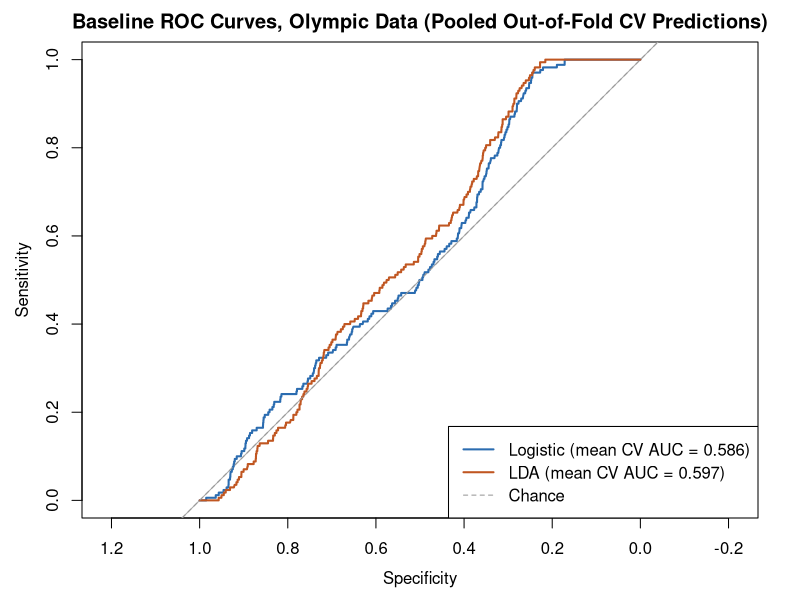

Generate this figure with R:
# Author: MG
# Baseline classifiers: logistic regression and LDA, Olympic only.
# Scored with repeated stratified k-fold CV (a range, not one train/test
# number) per Katie's feedback on the last report.

# Kept to 4 predictors: with only ~17 failures in the training fold, more
# than a handful risks badly overfitting (rule of thumb is ~10 events per
# predictor). World Cup has just 3 distinct failed stadiums total, too few
# to fold or score at all, so it's fit and described below but not CV-scored.

# Uses caret (cross-validation), pROC, and MASS (pulled in by caret for LDA).

library(tidyverse)
library(caret)
library(pROC)

set.seed(123)

predictors <- c("log_capacity_imp", "gdp_pct_rank_imp", "city_pop_pct_rank_imp", "new_build")

# ---- Olympic: CV-scored ----
ol <- read_csv("data/processed/olympic_model_split.csv", show_col_types = FALSE) |>
  mutate(white_elephant = factor(if_else(white_elephant, "yes", "no"),
                                 levels = c("no", "yes")),
         new_build = factor(new_build))

ol_train <- ol |> filter(set == "train") |>
  select(white_elephant, all_of(predictors)) |> drop_na()

cat("Olympic training rows used:", nrow(ol_train),
    "| failures:", sum(ol_train$white_elephant == "yes"), "\n\n")

ctrl <- trainControl(method = "repeatedcv", number = 5, repeats = 10,
                     classProbs = TRUE, summaryFunction = twoClassSummary,
                     savePredictions = "final")

fit_logit <- train(white_elephant ~ ., data = ol_train, method = "glm",
                   family = "binomial", trControl = ctrl, metric = "ROC")
fit_lda <- train(white_elephant ~ ., data = ol_train, method = "lda",
                 trControl = ctrl, metric = "ROC")

cat("== Olympic: Logistic regression, 5-fold CV x 10 repeats ==\n")
print(fit_logit$results)
cat("\n== Olympic: LDA, 5-fold CV x 10 repeats ==\n")
print(fit_lda$results)

cat("\nLogistic ROC across the 50 folds: min", round(min(fit_logit$resample$ROC), 3),
    "max", round(max(fit_logit$resample$ROC), 3),
    "mean", round(mean(fit_logit$resample$ROC), 3), "\n")
cat("LDA ROC across the 50 folds: min", round(min(fit_lda$resample$ROC), 3),
    "max", round(max(fit_lda$resample$ROC), 3),
    "mean", round(mean(fit_lda$resample$ROC), 3), "\n")

# Pooled out-of-fold probabilities re-cut at the threshold that balances
# sensitivity and specificity (Youden's J), instead of the default .5, since
# .5 calls almost everything "no" at a 3% failure rate.
best_cut <- function(pred_df) {
  roc_obj <- roc(pred_df$obs, pred_df$yes, levels = c("no", "yes"),
                 direction = "<", quiet = TRUE)
  coords(roc_obj, "best", best.method = "youden",
         ret = c("threshold", "sensitivity", "specificity"))
}

logit_cut <- best_cut(fit_logit$pred)
lda_cut   <- best_cut(fit_lda$pred)

cat("\nLogistic regression, Youden-optimal cutoff:", round(logit_cut$threshold, 3), "\n")
fit_logit$pred$pred_yj <- factor(if_else(fit_logit$pred$yes >= logit_cut$threshold, "yes", "no"),
                                 levels = c("no", "yes"))
print(confusionMatrix(fit_logit$pred$pred_yj, fit_logit$pred$obs, positive = "yes"))

cat("\nLDA, Youden-optimal cutoff:", round(lda_cut$threshold, 3), "\n")
fit_lda$pred$pred_yj <- factor(if_else(fit_lda$pred$yes >= lda_cut$threshold, "yes", "no"),
                               levels = c("no", "yes"))
print(confusionMatrix(fit_lda$pred$pred_yj, fit_lda$pred$obs, positive = "yes"))

# ---- World Cup: descriptive only, not CV-scored ----
wc <- read_csv("data/processed/worldcup_model_split.csv", show_col_types = FALSE) |>
  mutate(white_elephant = factor(if_else(white_elephant, "yes", "no"),
                                 levels = c("no", "yes")),
         new_build = factor(new_build))

wc_all <- wc |> select(white_elephant, all_of(predictors)) |> drop_na()

cat("\nWorld Cup rows used:", nrow(wc_all),
    "| failures:", sum(wc_all$white_elephant == "yes"), "\n\n")

wc_logit <- glm(white_elephant ~ ., data = wc_all, family = "binomial")
cat("== World Cup: Logistic regression, fit on all rows (descriptive only) ==\n")
print(summary(wc_logit))

cat("\nWorld Cup new_build vs failure crosstab (explains the huge new_build1 SE above):\n")
print(table(wc_all$new_build, wc_all$white_elephant))

# ROC curves for both baseline models, from the pooled out-of-fold CV
# predictions already computed above.

library(pROC)

roc_logit <- roc(fit_logit$pred$obs, fit_logit$pred$yes,
                 levels = c("no", "yes"), direction = "<", quiet = TRUE)
roc_lda   <- roc(fit_lda$pred$obs, fit_lda$pred$yes,
                 levels = c("no", "yes"), direction = "<", quiet = TRUE)

png("baseline_roc_curves.png", width = 1600, height = 1400, res = 200)
plot(roc_logit, col = "#2b6cb0", lwd = 2,
     main = "Baseline ROC Curves, Olympic Data (Pooled Out-of-Fold CV Predictions)")
plot(roc_lda, col = "#c05621", lwd = 2, add = TRUE)
abline(a = 1, b = -1, lty = 2, col = "gray60")
legend("bottomright",
       legend = c(sprintf("Logistic (mean CV AUC = %.3f)", mean(fit_logit$resample$ROC)),
                  sprintf("LDA (mean CV AUC = %.3f)", mean(fit_lda$resample$ROC)),
                  "Chance"),
       col = c("#2b6cb0", "#c05621", "gray60"),
       lwd = c(2, 2, 1), lty = c(1, 1, 2))
dev.off()

cat("Saved baseline_roc_curves.png to the repo root.\n")
